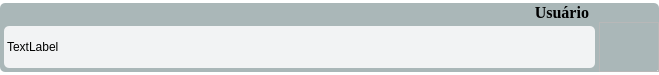
<?xml version="1.0" encoding="UTF-8"?>
<ui version="4.0">
 <class>Form</class>
 <widget class="QWidget" name="Form">
  <property name="geometry">
   <rect>
    <x>0</x>
    <y>0</y>
    <width>659</width>
    <height>75</height>
   </rect>
  </property>
  <property name="font">
   <font>
    <pointsize>10</pointsize>
    <weight>75</weight>
    <bold>true</bold>
   </font>
  </property>
  <property name="windowTitle">
   <string>Form</string>
  </property>
  <property name="styleSheet">
   <string notr="true">#Form{
	background: #fff;
	border-radius: 5px;
}

#frame{
	background: #AAB7B8;
	border-radius: 5px;

}

#label_2{
	background: #F2F3F4;
	margin: 4px;
	border-radius: 5px
}

#label_3{
	text-align: end;
	padding-right:10px
}</string>
  </property>
  <layout class="QGridLayout" name="gridLayout_3">
   <property name="leftMargin">
    <number>0</number>
   </property>
   <property name="topMargin">
    <number>3</number>
   </property>
   <property name="rightMargin">
    <number>0</number>
   </property>
   <property name="bottomMargin">
    <number>3</number>
   </property>
   <property name="spacing">
    <number>0</number>
   </property>
   <item row="0" column="0">
    <widget class="QFrame" name="frame">
     <property name="frameShape">
      <enum>QFrame::StyledPanel</enum>
     </property>
     <property name="frameShadow">
      <enum>QFrame::Raised</enum>
     </property>
     <layout class="QGridLayout" name="gridLayout_2">
      <property name="leftMargin">
       <number>0</number>
      </property>
      <property name="topMargin">
       <number>0</number>
      </property>
      <property name="rightMargin">
       <number>0</number>
      </property>
      <property name="bottomMargin">
       <number>0</number>
      </property>
      <property name="spacing">
       <number>0</number>
      </property>
      <item row="0" column="1">
       <widget class="QLabel" name="label_3">
        <property name="font">
         <font>
          <family>Times New Roman</family>
          <pointsize>12</pointsize>
          <weight>75</weight>
          <italic>false</italic>
          <bold>true</bold>
         </font>
        </property>
        <property name="layoutDirection">
         <enum>Qt::LeftToRight</enum>
        </property>
        <property name="text">
         <string>Usuário</string>
        </property>
        <property name="scaledContents">
         <bool>false</bool>
        </property>
        <property name="alignment">
         <set>Qt::AlignRight|Qt::AlignTrailing|Qt::AlignVCenter</set>
        </property>
        <property name="margin">
         <number>0</number>
        </property>
        <property name="indent">
         <number>0</number>
        </property>
       </widget>
      </item>
      <item row="1" column="1">
       <widget class="QLabel" name="label_2">
        <property name="minimumSize">
         <size>
          <width>500</width>
          <height>0</height>
         </size>
        </property>
        <property name="text">
         <string>TextLabel</string>
        </property>
       </widget>
      </item>
      <item row="1" column="2">
       <widget class="QFrame" name="frame_2">
        <property name="maximumSize">
         <size>
          <width>60</width>
          <height>16777215</height>
         </size>
        </property>
        <property name="frameShape">
         <enum>QFrame::StyledPanel</enum>
        </property>
        <property name="frameShadow">
         <enum>QFrame::Raised</enum>
        </property>
        <layout class="QVBoxLayout" name="verticalLayout">
         <item>
          <widget class="QLabel" name="label">
           <property name="minimumSize">
            <size>
             <width>30</width>
             <height>30</height>
            </size>
           </property>
           <property name="maximumSize">
            <size>
             <width>30</width>
             <height>30</height>
            </size>
           </property>
           <property name="text">
            <string/>
           </property>
           <property name="pixmap">
            <pixmap resource="../../assets/avatares.qrc">:/Avatares/Avatar_Mulher.jpg</pixmap>
           </property>
           <property name="scaledContents">
            <bool>true</bool>
           </property>
          </widget>
         </item>
         <item>
          <spacer name="verticalSpacer">
           <property name="orientation">
            <enum>Qt::Vertical</enum>
           </property>
           <property name="sizeHint" stdset="0">
            <size>
             <width>20</width>
             <height>0</height>
            </size>
           </property>
          </spacer>
         </item>
        </layout>
       </widget>
      </item>
     </layout>
    </widget>
   </item>
  </layout>
 </widget>
 <resources>
  <include location="../../assets/avatares.qrc"/>
  <include location="../../assets/avatares.qrc"/>
 </resources>
 <connections/>
</ui>
